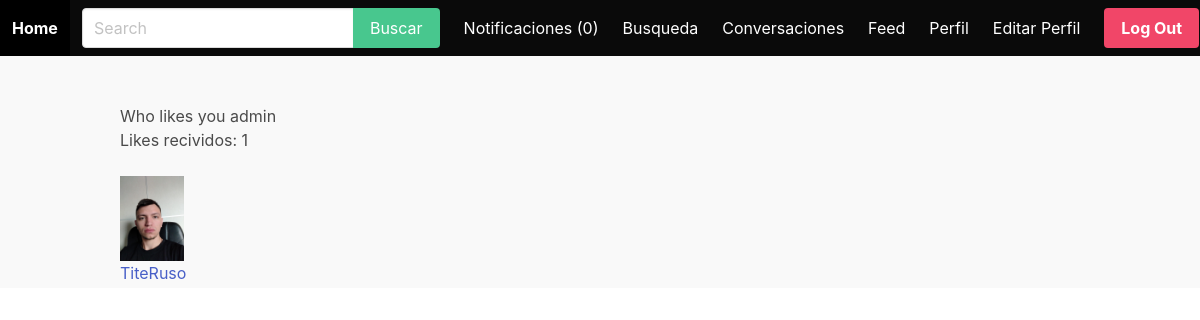
/u/admin/likesgiven/ (signed in), run on the app's committed database.
### apps/userprofile/models.py (models this page shows)
class UserProfile(models.Model):
    user = models.OneToOneField(User, on_delete=models.CASCADE)
    likes = models.ManyToManyField('self', related_name='liked_by', symmetrical=False)
    avatar = models.ImageField(upload_to='uploads/', blank=True, null=True)

### apps/userprofile/views.py (the view)
# urls.py: path("u/<str:username>/likesgiven/", likesgiven, name="likesgiven"),
def likesgiven(request, username):
    user = get_object_or_404(User, username=username)
    return render(request, 'userprofile/likesgiven.html', {'user': user})

### apps/notification/context_processors.py (called while the page is built)
def notifications(request):
    if request.user.is_authenticated():
        return {'notifications': request.user.notifications.filter(is_read=False)}
    else:
        return {'notifications': []}

### apps/userprofile/templates/userprofile/likesgiven.html
{% extends 'core/base.html' %}
{% load humanize %}
{% block content%}
    <div class="container">
        <div class="columns">
            <div class="column is-12">
                <h1 class="tittle">Who likes you {{ user.username }}</h1>
                <p>Likes recividos: {{ user.userprofile.likes.count }}</p>
            </div>
        </div>
        <div class="columns">
            <div class="column is-8">
                {% for user in user.userprofile.likes.all %}
                    <p>
                        <figure>
                            <p class="image is-64x64">
                                <img src="{{ user.user.userprofile.avatar.url }}">
                                <a href="{% url 'userprofile' user.user.username %}">{{ user.user.username }}</a>
                            </p>
                        </figure>
                    </p>
                {% empty%}
                    {% if request.user == user %}
                        <p>No quieres a nadie</p>
                    {% else%}
                        <p>{{ user.username }} no quiere nadie</p>
                    {% endif %}
                {% endfor %}
            </div>
        </div>
    </div>
{% endblock %}

### static/css/main.css (style rules this page uses)
body { background: #f9f9f9; }

### data on the page
UserProfile: user.userprofile.avatar (picture), user.username "TiteRuso"

### other printed values
{{ notifications.count }} "0"
{{ user.username }} "admin"
{{ user.userprofile.likes.count }} "1"
